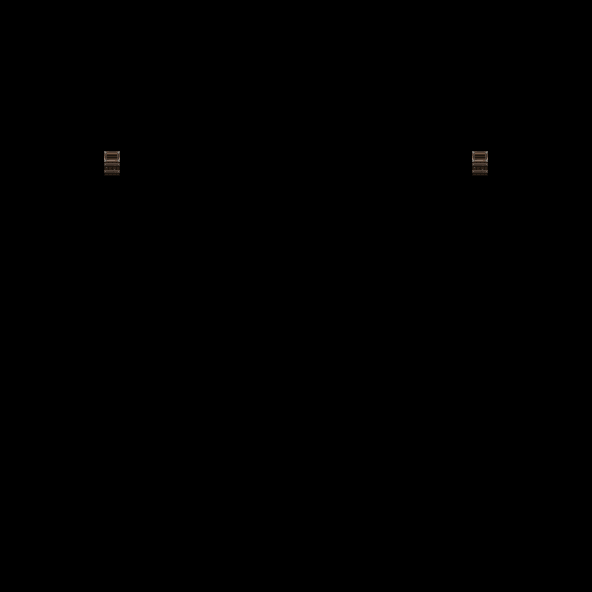

Below is a game level as drawn by its tile map, then a one-line description and the .tmx that defines it (tile-layer data replaced by summaries):
An orthogonal 37x37 tile map with 16x16 px tiles, 1 tile layer (decorative).

<map version="1.10" tiledversion="1.10.0" orientation="orthogonal" renderorder="right-down" width="37" height="37" tilewidth="16" tileheight="16" infinite="0" nextlayerid="13" nextobjectid="73">
 <tileset firstgid="1" name="decorative" tilewidth="16" tileheight="16" tilecount="256" columns="16">
  <image source="../Images/Map/Decorative.png" width="256" height="256" />
 </tileset>
 <layer id="8" name="decorative" width="37" height="37">
  <data>[1369 cells, 10 non-empty, 6 distinct tile ids]</data>
 </layer>
</map>
